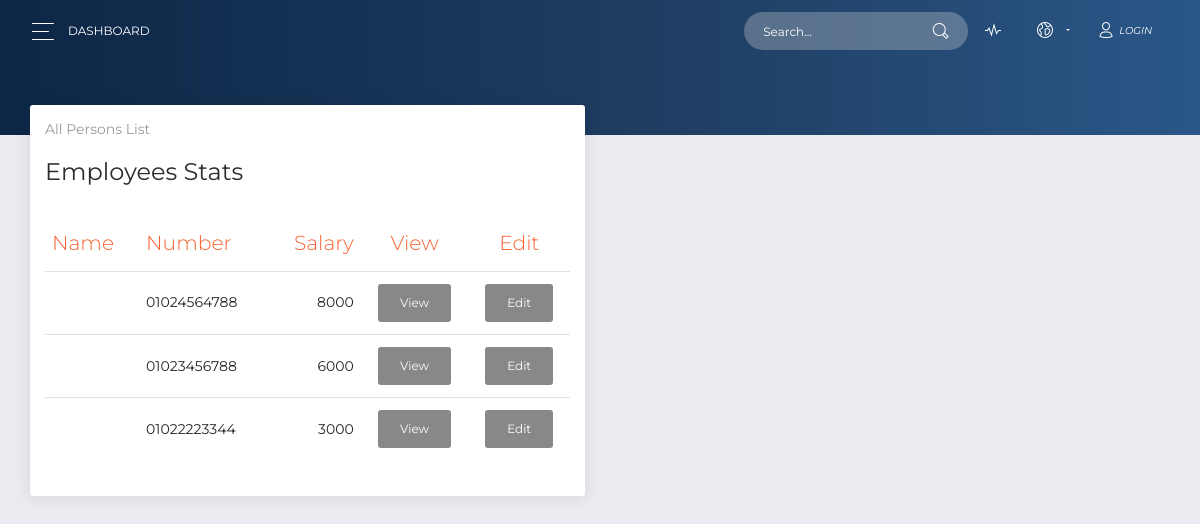
/Frontend/tasks/employees.php, run on an earlier commit of the app's database.
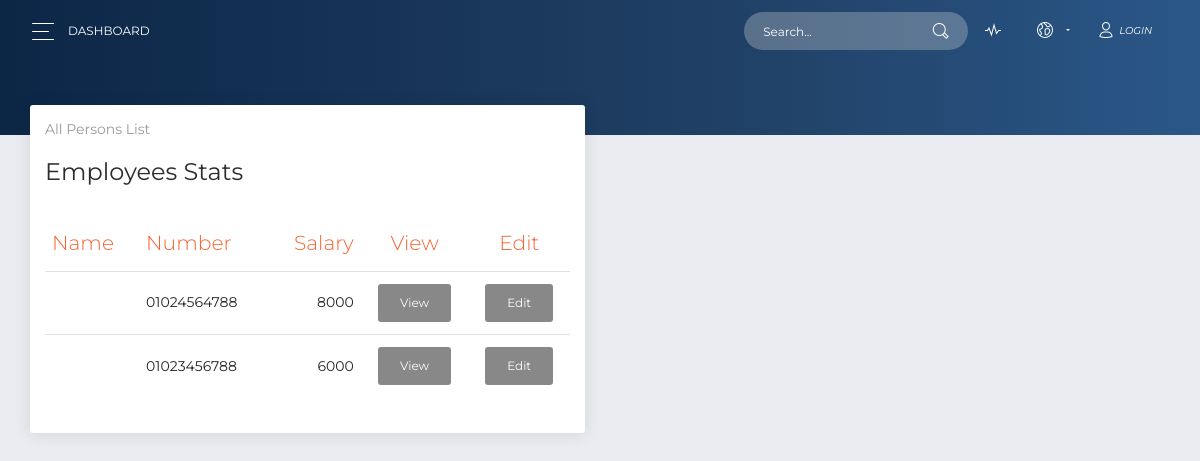
And on a later commit of the database.
### tables this page shows
CREATE TABLE `user` (
  `ID` int(11) NOT NULL,
  `username` varchar(32) NOT NULL,
  `password` varchar(60) NOT NULL,
  `type` int(11) NOT NULL,
  `emp_ID` int(11) NOT NULL
);

CREATE TABLE `employee` (
  `ID` int(11) NOT NULL,
  `First_Name` varchar(24) NOT NULL,
  `Last_Name` varchar(24) NOT NULL,
  `email` varchar(32) NOT NULL,
  `address` varchar(24) NOT NULL,
  `Dep` varchar(30) NOT NULL,
  `mobile` varchar(24) NOT NULL,
  `DOB` date NOT NULL,
  `degree` varchar(24) NOT NULL,
  `emp_date` date NOT NULL,
  `salary` int(11) NOT NULL,
  `comp_id` int(11) NOT NULL
);

### Frontend/tasks/employees.php (the view, shortened to what this page needs)
<?php
$conn= mysqli_connect("localhost","root","","se");
?>
<!DOCTYPE html>
<html lang="en">
<head>
    <link rel="stylesheet" href="https://use.fontawesome.com/releases/v5.7.1/css/all.css"
>
    <link href="../assets/css/bootstrap.min.css" rel="stylesheet" />
    <link href="../assets/css/now-ui-dashboard.css?v=1.5.0" rel="stylesheet" />
    <link href="../assets/demo/demo.css" rel="stylesheet" />
</head>
<body class="">
    <div class="wrapper ">
        <div class="main-panel" id="main-panel">
            <nav class="navbar navbar-expand-lg navbar-transparent  bg-primary  navbar-absolute">
                <div class="container-fluid">
                    <div class="navbar-wrapper">
                        <div class="navbar-toggle">
                            <button type="button" class="navbar-toggler">
                                <span class="navbar-toggler-bar bar1"></span>
                                <span class="navbar-toggler-bar bar2"></span>
                                <span class="navbar-toggler-bar bar3"></span>
                            </button>
                        </div>
                        <a class="navbar-brand" href="#pablo">Dashboard</a>
                    </div>
                    <div class="collapse navbar-collapse justify-content-end" id="navigation">
                        <form>
                            <div class="input-group no-border">
                                <input type="text" value="" class="form-control" placeholder="Search...">
                                <div class="input-group-append">
                                    <div class="input-group-text">
                                        <i class="now-ui-icons ui-1_zoom-bold"></i>
                                    </div>
                                </div>
                            </div>
                        </form>
                        <ul class="navbar-nav">
                            <li class="nav-item">
                                <a class="nav-link" href="#pablo">
                                    <i class="now-ui-icons media-2_sound-wave"></i>
                                </a>
                            </li>
                            <li class="nav-item dropdown">
                                <a class="nav-link dropdown-toggle" id="navbarDropdownMenuLink" data-toggle="dropdown"
                                    aria-haspopup="true" aria-expanded="false">
                                    <i class="now-ui-icons location_world"></i>
                                </a>
                            </li>
                            <li class="nav-item">
                                <a class="nav-link" href="login.html">
                                    <i class="now-ui-icons users_single-02"></i>
                                    <i>Login</i>
                                </a>
                            </li>
                        </ul>
                    </div>
                </div>
            </nav>
            <div class="panel-header panel-header-sm">
            </div>
            <div class="content">
                <div class="row">
                    <div class=" col-md-6">
                        <div class="card">
                            <div class="card-header">
                                <h5 class="card-category">All Persons List</h5>
                                <h4 class="card-title"> Employees Stats</h4>
                            </div>
                            <div class="card-body">
                                <div class="table-responsive">
                                    <table class="table">
                                        <thead class=" text-primary">
                                            <th>
                                                Name
                                            </th>
                                            <th>
                                                Number
                                            </th>
                                            <th class="text-right">
                                                Salary
                                            </th>
                                            <th class="text-center">
                                                View
                                            </th>
                                            <th class="text-center">
                                                Edit
                                            </th>
                                        </thead>
                                        <tbody>
                                        <?php
                                            $q = "SELECT * FROM user  JOIN  employee ON user.emp_ID = employee.ID";
                                            $result = mysqli_query($conn, $q);
                                            if(mysqli_num_rows($result) > 0)
                                            {
                                                while($row = mysqli_fetch_array($result))
                                                {
                                                        $mobile = $row['mobile'];
                                                        $salary = $row['salary'];
                                            ?>
                                            <tr>
                                                <td>
                                                </td>
                                                <td>
                                                    <?php echo $mobile; ?>
                                                </td>
                                                <td class="text-right">
                                                <?php echo $salary; ?>
                                                </td>
                                                <td class="text-center">
                                                    <a class="btn" href="empView.php">View</a>
                                                </td>
                                                <td class="text-center">
                                                    <a class="btn" href="editEmployee.html">Edit</a>
                                                </td>
                                            </tr>
                                        <?php }
                                            }
                                        ?>
                                        </tbody>
                                    </table>
                                </div>
                            </div>
                        </div>
                    </div>
                </div>
            </div>
        </div>
</body>
</html>

What changed in the data, as far as the page shows it:
removed user: emp_ID.mobile "01022223344", emp_ID.salary "3000"
